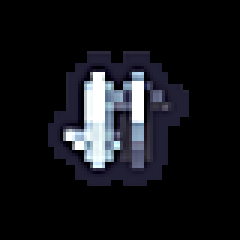
#> input picture assets/artifacts/crystal_of_harmony.png, 80 x 80 px, found by its file name (shown 3 times larger); its folder holds only this picture in this run
$ python train.py
#> lines starting #> are read from the running program, lines starting #| are printed output that depends on the picture; after the words box and inside, x2 and y2 are one past the last pixel; in counts of white or black regions, pixels touching at a corner belong together
import cv2
import numpy as np
import os
import pickle
import tensorflow as tf
from tensorflow.keras import layers, models, optimizers
from sklearn.model_selection import train_test_split
from sklearn.preprocessing import LabelEncoder
from tensorflow.keras.utils import to_categorical
from tensorflow.keras.applications import MobileNetV2
from tensorflow.keras.applications.mobilenet_v2 import preprocess_input
from tensorflow.keras.callbacks import EarlyStopping

# --- 1. 설정 ---
BASE_PATH = './assets'
IMG_SIZE = 128  # [수정 1] 해상도를 128로 올림 (정확도 상승 요인)
VALID_EXTENSIONS = ('.png', '.jpg', '.jpeg', '.webp')
AUGMENT_COUNT = 150 # [수정 2] 이미지 1장을 150장으로 불림 (필수!)

FOLDER_CONFIG = {
    'artifacts': './CNN/slot_artifacts.png',
    'tablets': './CNN/slot_tablets.png',
    'empty': './CNN/slot_empty.png'
}

# --- 2. 배경 이미지 로드 및 캐싱 ---
def load_background(bg_path, target_size):
    """배경 이미지를 로드하고 크기 조정"""
    if not os.path.exists(bg_path):
        print(f"경고: 배경 이미지 {bg_path}를 찾을 수 없습니다. 기본 회색 배경 사용")
        # artifacts는 (59, 58, 73), tablets는 (59, 59, 88)
        if 'artifacts' in bg_path:
            return np.full((target_size, target_size, 3), (59, 58, 73), dtype=np.uint8)
        elif 'empty' in bg_path:
            return np.full((target_size, target_size, 3), (98, 49, 68), dtype=np.uint8)
        else:
            return np.full((target_size, target_size, 3), (59, 59, 88), dtype=np.uint8)

    bg_img = cv2.imread(bg_path, cv2.IMREAD_COLOR)
    if bg_img is None:
        print(f"경고: 배경 이미지 {bg_path} 로드 실패. 기본 회색 배경 사용")
        if 'artifacts' in bg_path:
            return np.full((target_size, target_size, 3), (59, 58, 73), dtype=np.uint8)
        elif 'empty' in bg_path:
            return np.full((target_size, target_size, 3), (98, 49, 68), dtype=np.uint8)
        else:
            return np.full((target_size, target_size, 3), (59, 59, 88), dtype=np.uint8)

    # 배경을 target_size에 맞게 리사이즈
    bg_resized = cv2.resize(bg_img, (target_size, target_size))
    return bg_resized

# 배경 이미지 미리 로드 (원본 이미지 크기로)
background_cache = {}
# --- 2. 강력한 데이터 증강 함수 (폴더별 다른 전략) ---
def augment_image(image, folder_type='artifacts'):
    """
    folder_type='tablets': 석판 (360도 회전, UI 없음)
    folder_type='artifacts': 아티팩트 (회전 없음, UI 있음)
    folder_type='empty': 빈 슬롯 (회전 없음, UI 없음)
    """
    aug_img = image.copy()
    h, w = aug_img.shape[:2]

    # 1. 폴더별 회전 전략
    if folder_type == 'tablets':
        angle = np.random.choice([-180, -90, 0, 90, 180])
    else:
        angle = np.random.uniform(-1, 1)

    M = cv2.getRotationMatrix2D((w/2, h/2), angle, 1)
    aug_img = cv2.warpAffine(aug_img, M, (w, h), borderMode=cv2.BORDER_REFLECT)

    # 2. 밝기 변형
    value = np.random.randint(-30, 30)
    aug_img = np.clip(aug_img.astype(np.int16) + value, 0, 255).astype(np.uint8)

    # 3. [추가] 이미지 품질 저하 (해상도 낮은 스크린샷 대응)
    quality_degradation = np.random.rand()

    if quality_degradation > 0.5:  # 50% 확률로 품질 저하
        degradation_type = np.random.choice(['blur', 'downsample', 'combined'])

        if degradation_type == 'blur':
            # 가우시안 블러 (스크린샷 압축 효과)
            kernel_size = 3
            aug_img = cv2.GaussianBlur(aug_img, (kernel_size, kernel_size), 0)

        elif degradation_type == 'downsample':
            # 다운샘플링 후 업샘플링 (해상도 저하)
            scale = np.random.uniform(0.7, 0.9)  # 70~90%로 축소
            small_h, small_w = int(h * scale), int(w * scale)

            # 축소
            small = cv2.resize(aug_img, (small_w, small_h), interpolation=cv2.INTER_AREA)
            # 다시 확대 (뭉개짐 효과)
            aug_img = cv2.resize(small, (w, h), interpolation=cv2.INTER_NEAREST)

        elif degradation_type == 'combined':
            # 여러 효과 조합 (가장 현실적)
            # 1) 다운샘플링
            scale = np.random.uniform(0.7, 0.9)
            small_h, small_w = int(h * scale), int(w * scale)
            small = cv2.resize(aug_img, (small_w, small_h), interpolation=cv2.INTER_AREA)
            aug_img = cv2.resize(small, (w, h), interpolation=cv2.INTER_NEAREST)

            # 2) 약간의 블러
            if np.random.rand() > 0.5:
                aug_img = cv2.GaussianBlur(aug_img, (3, 3), 0)

    # 4. UI 그리기 (기존)
    if folder_type == 'artifacts':
        if np.random.rand() > 0.7:
            box_size = np.random.randint(15, 25)
            pt1 = (w - box_size, h - box_size)
            pt2 = (w, h)
            cv2.rectangle(aug_img, pt1, pt2, (20, 20, 20), -1)
            cv2.putText(aug_img, str(np.random.randint(1, 9)), (w - box_size + 5, h - 5),
                        cv2.FONT_HERSHEY_SIMPLEX, 0.5, (255, 255, 255), 2)

    if folder_type == 'empty':
        if np.random.rand() > 0.4:
            font_scale = np.random.uniform(0.6, 1.0)
            text_x = np.random.randint(0, 10)
            text_y = np.random.randint(10, 20)
            cv2.putText(aug_img, "+1", (text_x, text_y),
                        cv2.FONT_HERSHEY_SIMPLEX, font_scale, (255, 255, 255), 1)

    return aug_img.astype(np.uint8)

# --- 3. 데이터 로드 ---
data = []
labels = []

print(f"이미지 로드 및 {AUGMENT_COUNT}배 증강 시작 (해상도: {IMG_SIZE}x{IMG_SIZE})...")

for folder_name, bg_path in FOLDER_CONFIG.items():
    folder_path = os.path.join(BASE_PATH, folder_name)
    if not os.path.exists(folder_path):
        print(f"경고: {folder_path} 폴더가 없습니다.")
        continue

    print(f"\n=== {folder_name} 폴더 처리 중 ===")

    for filename in os.listdir(folder_path):
        if filename.lower().endswith(VALID_EXTENSIONS):
            label = os.path.splitext(filename)[0]

            img_path = os.path.join(folder_path, filename)
            img = cv2.imread(img_path, cv2.IMREAD_UNCHANGED)
#> img is the input picture: shape (80, 80, 4); mean B, G, R, A 24.5, 20.5, 19.8, 61.8
            if img is None:
                print(f"  경고: {filename} 로드 실패")
                continue

            # [핵심 수정] 투명 배경 합성 - 배경 이미지 사용
            if img.shape[2] == 4:
                # 배경 이미지 로드 (원본 이미지 크기에 맞춤)
                if bg_path not in background_cache:
                    background_cache[bg_path] = load_background(bg_path, img.shape[0])

                # 배경을 현재 이미지 크기에 맞게 조정
                bg = cv2.resize(background_cache[bg_path], (img.shape[1], img.shape[0]))

                alpha = img[:, :, 3]
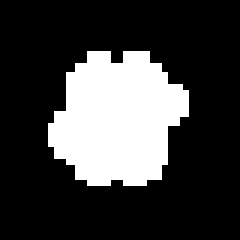
#> alpha: shape (80, 80) (shown 3 times larger); 24.2% white; 1 white region, box (x1, y1, x2, y2) and area: (16, 17, 63, 62) 1551
                rgb = img[:, :, :3]
                alpha_f = alpha[:, :, np.newaxis] / 255.0

                base_img = (rgb * alpha_f + bg * (1 - alpha_f)).astype(np.uint8)
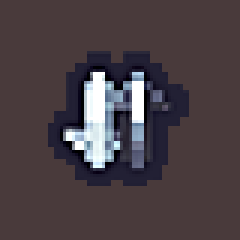
#> base_img: shape (80, 80, 3) (shown 3 times larger); mean B, G, R 69.2, 64.5, 75.1
            else:
                base_img = img

            # 원본 1장 저장
            img_rgb = cv2.cvtColor(base_img, cv2.COLOR_BGR2RGB)
            img_resized = cv2.resize(img_rgb, (IMG_SIZE, IMG_SIZE))
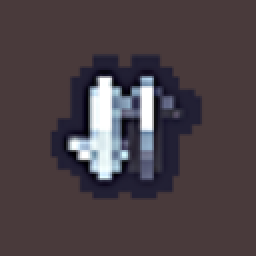
#> img_resized: shape (128, 128, 3) (shown 2 times larger); mean R, G, B 75.1, 64.4, 69.1
            data.append(img_resized)
            labels.append(label)

            # [수정] 증강 시 폴더 정보 전달
            for _ in range(AUGMENT_COUNT - 1):
                aug = augment_image(base_img, folder_type=folder_name)  # [변경!]
                aug_rgb = cv2.cvtColor(aug, cv2.COLOR_BGR2RGB)
                aug_resized = cv2.resize(aug_rgb, (IMG_SIZE, IMG_SIZE))
                data.append(aug_resized)
                labels.append(label)
#> this loop made 149 passes
#> pass 1, in augment_image, `aug_img = np.clip(aug_img.astype(np.int16) + value, 0, 255).astype(np...`:
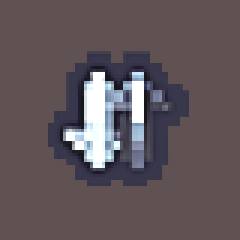
#> aug_img: shape (80, 80, 3) (shown 3 times larger); mean B, G, R 91.4, 86.8, 97.6
#> pass 1, in augment_image, `small = cv2.resize(aug_img, (small_w, small_h), interpolation=cv2.INTE..`:
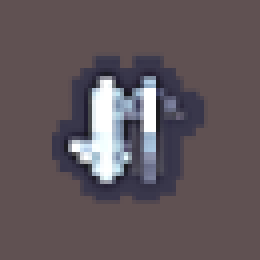
#> small: shape (65, 65, 3) (shown 4 times larger); mean B, G, R 91.4, 86.8, 97.6
#> pass 1, in augment_image, `aug_img = cv2.resize(small, (w, h), interpolation=cv2.INTER_NEAREST)`:
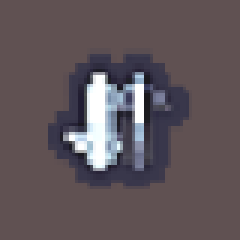
#> aug_img: shape (80, 80, 3) (shown 3 times larger); mean B, G, R 90.6, 85.9, 96.8
#> after the loop:
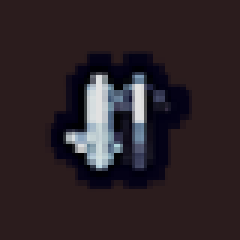
#> aug: shape (80, 80, 3) (shown 3 times larger); mean B, G, R 39.1, 34.8, 45.4
#> after the loop, data = 150 items; labels = 150 items, first 6: 'crystal_of_harmony', 'crystal_of_harmony', 'crystal_of_harmony', 'crystal_of_harmony', 'crystal_of_harmony', 'crystal_of_harmony'

    # [추가] 폴더별 로그
    if folder_name == 'tablets':
        print(f"-> {folder_name}: 360도 회전 적용, UI 없음, 배경: {bg_path}")
    else:  # empty
        print(f"-> {folder_name}: 거의 회전 없음, UI 없음, 배경: {bg_path}")

#> (the run stopped early here; a loop or call above may not have finished)
